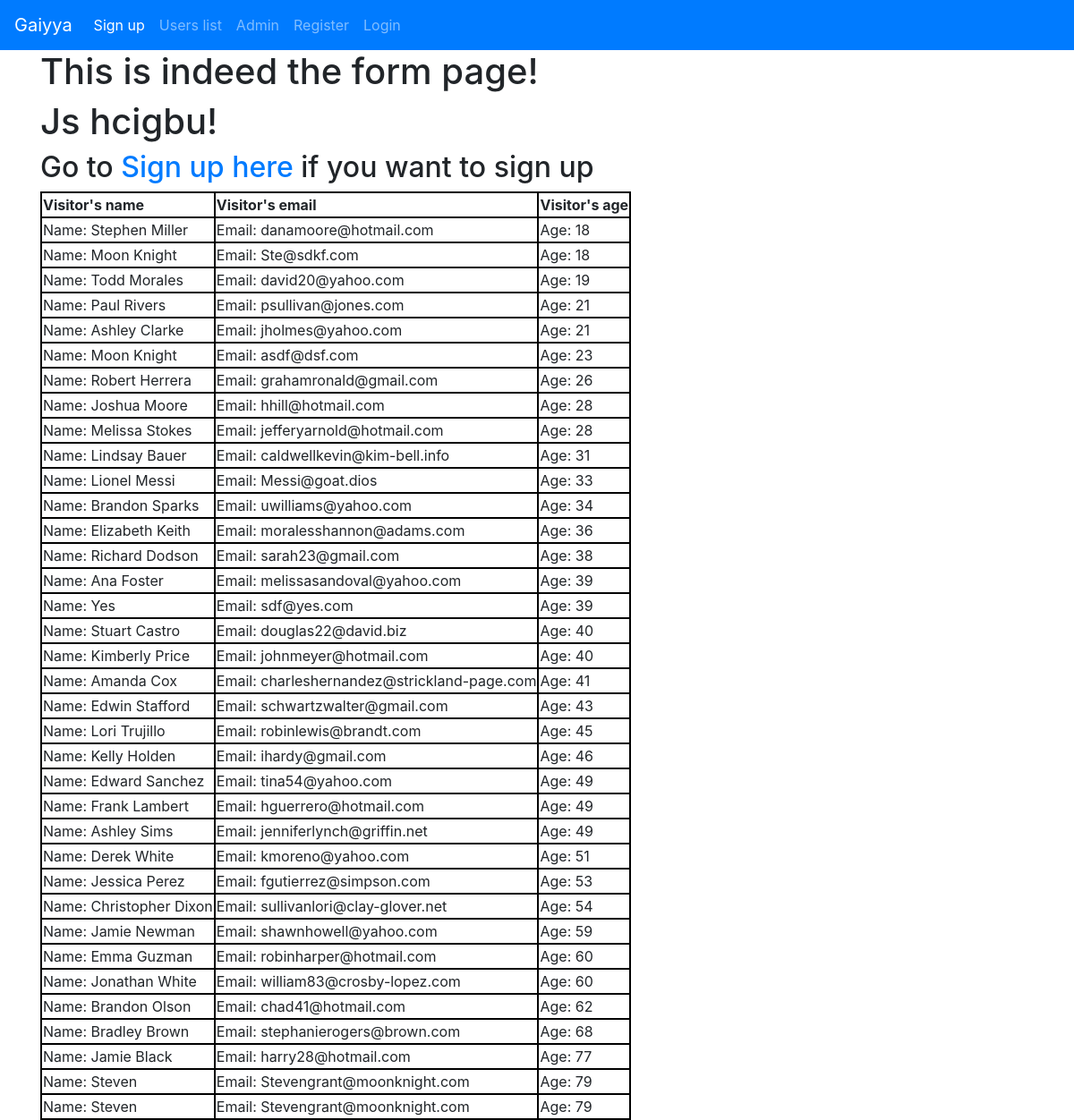
Screenshot of /Revisionapp/formpage/ with the database file from the repository.
### Revisionapp/models.py (models this page shows)
class visitors(models.Model):
    visitorname = models.CharField(max_length=50)
    visitoremail = models.EmailField()
    visitorage = models.IntegerField(validators=[validators.MaxValueValidator(80),validators.MinValueValidator(18)])

### Revisionapp/views.py (the view)
def formpage(request):
    visitors_list = visitors.objects.order_by('visitorage')
    visitors_dict = {'vk':visitors_list,'just':'Just checking bruv!'}
    return render(request,'Revisionapp/formpage.html',context=visitors_dict)

### Revisionapp/templatetags/my_filter.py (called while the page is built)
@register.filter(name='cooler')
def make_it_cool(arg):
    return arg[::2]

### templates/Revisionapp/formpage.html
<!DOCTYPE html>
{% extends 'Revisionapp/base.html' %}
{% load my_filter %}
{% block body_block %}
    <div class="container backg">
      <h1>This is indeed the form page!</h1>
      <h1>{{ just|cooler }}</h1>
      <h2>Go to <a href="{% url 'Revisionapp:usersignup' %}">Sign up here</a> if you want to sign up</h2>
      {% if vk %}
        <table>
          <thead>
            <th>Visitor's name</th>
            <th>Visitor's email</th>
            <th>Visitor's age</th>
          </thead>
          <tbody>
            {% for a in vk %}
            <tr>
              <td>Name: {{ a.visitorname }}</td>
              <td>Email: {{ a.visitoremail }}</td>
              <td>Age: {{ a.visitorage }}</td>
            </tr>
            {% endfor %}
          </tbody>
        </table>
      {% endif %}
    </div>
{% endblock %}

### templates/Revisionapp/base.html (shortened to what this page needs)
<!DOCTYPE html>
{% load staticfiles %}
<html lang="en" dir="ltr">
  <head>
    <link rel="stylesheet" href="{% static 'css/style.css' %}">
    <link rel="stylesheet" href="https://cdn.jsdelivr.net/npm/bootstrap@4.3.1/dist/css/bootstrap.min.css">
  </head>
  <body>
    <nav class="navbar navbar-expand-sm navbar-dark bg-primary">
      <a class="navbar-brand" href="{% url 'index' %}">Gaiyya</a>
      <ul class="navbar-nav mr-auto">
        <li class="nav-item active">
          <a class="nav-link" href="{% url 'Revisionapp:usersignup' %}">Sign up</a>
        </li>
        <li class="nav-item">
          <a class="nav-link" href="{% url 'Revisionapp:formpage' %}">Users list</a>
        </li>
        <li class="nav-item">
          <a class="nav-link" href="{% url 'admin:index' %}">Admin</a>
        </li>
        <li class="nav-item">
          <a class="nav-link" href="{% url 'Revisionapp:register' %}">Register</a>
        </li>
        {% if user.is_authenticated %}
          <li class="nav-item">
            <a class="nav-link" href="{% url 'logout' %}">Logout</a>
          </li>
        {% else %}
          <li class="nav-item">
            <a class="nav-link" href="{% url 'Revisionapp:user_login' %}">Login</a>
          </li>
        {% endif %}
      </ul>
    </nav>
    {% block body_block %}{% endblock %}
  </body>
</html>

### static/css/style.css (style rules this page uses)
body { color: pink; background-image: url(https://bestlifeonline.com/wp-content/uploads/sites/3/2019/07/cow-sticking-tongue-out.jpg?quality=82&strip=all); background-repeat: no-repeat; }
table, th, td { border: 2px solid black; }

### rows the page displays
visitors: visitorname "Stephen Miller", visitoremail "danamoore@hotmail.com", visitorage "18"
visitors: visitorname "Moon Knight", visitoremail "Ste@sdkf.com", visitorage "18"
visitors: visitorname "Todd Morales", visitoremail "david20@yahoo.com", visitorage "19"
visitors: visitorname "Paul Rivers", visitoremail "psullivan@jones.com", visitorage "21"
visitors: visitorname "Ashley Clarke", visitoremail "jholmes@yahoo.com", visitorage "21"
visitors: visitorname "Moon Knight", visitoremail "asdf@dsf.com", visitorage "23"
visitors: visitorname "Robert Herrera", visitoremail "grahamronald@gmail.com", visitorage "26"
visitors: visitorname "Joshua Moore", visitoremail "hhill@hotmail.com", visitorage "28"
visitors: visitorname "Melissa Stokes", visitoremail "jefferyarnold@hotmail.com", visitorage "28"
visitors: visitorname "Lindsay Bauer", visitoremail "caldwellkevin@kim-bell.info", visitorage "31"
visitors: visitorname "Lionel Messi", visitoremail "Messi@goat.dios", visitorage "33"
visitors: visitorname "Brandon Sparks", visitoremail "uwilliams@yahoo.com", visitorage "34"
visitors: visitorname "Elizabeth Keith", visitoremail "moralesshannon@adams.com", visitorage "36"
visitors: visitorname "Richard Dodson", visitoremail "sarah23@gmail.com", visitorage "38"
visitors: visitorname "Ana Foster", visitoremail "melissasandoval@yahoo.com", visitorage "39"
visitors: visitorname "Yes", visitoremail "sdf@yes.com", visitorage "39"
visitors: visitorname "Stuart Castro", visitoremail "douglas22@david.biz", visitorage "40"
visitors: visitorname "Kimberly Price", visitoremail "johnmeyer@hotmail.com", visitorage "40"
visitors: visitorname "Amanda Cox", visitoremail "charleshernandez@strickland-page.com", visitorage "41"
visitors: visitorname "Edwin Stafford", visitoremail "schwartzwalter@gmail.com", visitorage "43"
visitors: visitorname "Lori Trujillo", visitoremail "robinlewis@brandt.com", visitorage "45"
visitors: visitorname "Kelly Holden", visitoremail "ihardy@gmail.com", visitorage "46"
visitors: visitorname "Edward Sanchez", visitoremail "tina54@yahoo.com", visitorage "49"
visitors: visitorname "Frank Lambert", visitoremail "hguerrero@hotmail.com", visitorage "49"
visitors: visitorname "Ashley Sims", visitoremail "jenniferlynch@griffin.net", visitorage "49"
visitors: visitorname "Derek White", visitoremail "kmoreno@yahoo.com", visitorage "51"
visitors: visitorname "Jessica Perez", visitoremail "fgutierrez@simpson.com", visitorage "53"
visitors: visitorname "Christopher Dixon", visitoremail "sullivanlori@clay-glover.net", visitorage "54"
visitors: visitorname "Jamie Newman", visitoremail "shawnhowell@yahoo.com", visitorage "59"
visitors: visitorname "Emma Guzman", visitoremail "robinharper@hotmail.com", visitorage "60"
visitors: visitorname "Jonathan White", visitoremail "william83@crosby-lopez.com", visitorage "60"
visitors: visitorname "Brandon Olson", visitoremail "chad41@hotmail.com", visitorage "62"
visitors: visitorname "Bradley Brown", visitoremail "stephanierogers@brown.com", visitorage "68"
visitors: visitorname "Jamie Black", visitoremail "harry28@hotmail.com", visitorage "77"
visitors: visitorname "Steven", visitoremail "Stevengrant@moonknight.com", visitorage "79"
visitors: visitorname "Steven", visitoremail "Stevengrant@moonknight.com", visitorage "79"

### other values shown
{{ just|cooler }} "Js hcigbu!"
